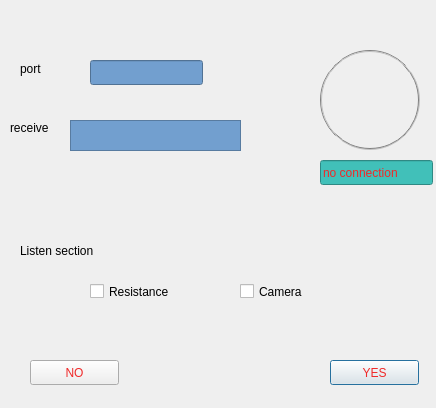
<?xml version="1.0" encoding="UTF-8"?>
<ui version="4.0">
 <class>config</class>
 <widget class="QDialog" name="config">
  <property name="geometry">
   <rect>
    <x>0</x>
    <y>0</y>
    <width>436</width>
    <height>408</height>
   </rect>
  </property>
  <property name="windowTitle">
   <string>Dialog</string>
  </property>
  <property name="styleSheet">
   <string notr="true">border-image: url(:/new/image/config2.jpg);</string>
  </property>
  <widget class="QCheckBox" name="resCB">
   <property name="geometry">
    <rect>
     <x>90</x>
     <y>280</y>
     <width>92</width>
     <height>23</height>
    </rect>
   </property>
   <property name="styleSheet">
    <string notr="true">border-image: transport;</string>
   </property>
   <property name="text">
    <string>Resistance</string>
   </property>
  </widget>
  <widget class="QCheckBox" name="camCB">
   <property name="geometry">
    <rect>
     <x>240</x>
     <y>280</y>
     <width>92</width>
     <height>23</height>
    </rect>
   </property>
   <property name="styleSheet">
    <string notr="true">border-image: transport;</string>
   </property>
   <property name="text">
    <string>Camera</string>
   </property>
  </widget>
  <widget class="QPushButton" name="pushButton">
   <property name="geometry">
    <rect>
     <x>330</x>
     <y>360</y>
     <width>89</width>
     <height>25</height>
    </rect>
   </property>
   <property name="styleSheet">
    <string notr="true">color: rgb(239, 41, 41);</string>
   </property>
   <property name="text">
    <string>YES</string>
   </property>
  </widget>
  <widget class="QPushButton" name="pushButton_2">
   <property name="geometry">
    <rect>
     <x>30</x>
     <y>360</y>
     <width>89</width>
     <height>25</height>
    </rect>
   </property>
   <property name="styleSheet">
    <string notr="true">color: rgb(239, 41, 41);</string>
   </property>
   <property name="text">
    <string>NO</string>
   </property>
  </widget>
  <widget class="QPushButton" name="connect">
   <property name="geometry">
    <rect>
     <x>320</x>
     <y>50</y>
     <width>100</width>
     <height>100</height>
    </rect>
   </property>
   <property name="minimumSize">
    <size>
     <width>100</width>
     <height>100</height>
    </size>
   </property>
   <property name="maximumSize">
    <size>
     <width>100</width>
     <height>100</height>
    </size>
   </property>
   <property name="styleSheet">
    <string notr="true">border-radius: 50px;  border: 2px groove gray;

border-image: url(:/new/image/connect.jpg);</string>
   </property>
   <property name="text">
    <string/>
   </property>
  </widget>
  <widget class="QLineEdit" name="lineEdit_Port">
   <property name="geometry">
    <rect>
     <x>90</x>
     <y>60</y>
     <width>113</width>
     <height>25</height>
    </rect>
   </property>
   <property name="styleSheet">
    <string notr="true">background-color: rgb(114, 159, 207);
border-image: transpoart;</string>
   </property>
  </widget>
  <widget class="QTextEdit" name="textEdit_Recv">
   <property name="geometry">
    <rect>
     <x>70</x>
     <y>120</y>
     <width>171</width>
     <height>31</height>
    </rect>
   </property>
   <property name="styleSheet">
    <string notr="true">background-color: rgb(114, 159, 207);
border-image: transpoart;</string>
   </property>
  </widget>
  <widget class="QLabel" name="label_3">
   <property name="geometry">
    <rect>
     <x>20</x>
     <y>60</y>
     <width>67</width>
     <height>17</height>
    </rect>
   </property>
   <property name="styleSheet">
    <string notr="true">border-image: transport;</string>
   </property>
   <property name="text">
    <string>port</string>
   </property>
  </widget>
  <widget class="QLabel" name="label_4">
   <property name="geometry">
    <rect>
     <x>10</x>
     <y>120</y>
     <width>51</width>
     <height>16</height>
    </rect>
   </property>
   <property name="styleSheet">
    <string notr="true">border-image: transport;</string>
   </property>
   <property name="text">
    <string>receive</string>
   </property>
  </widget>
  <widget class="QLabel" name="label">
   <property name="geometry">
    <rect>
     <x>20</x>
     <y>240</y>
     <width>101</width>
     <height>21</height>
    </rect>
   </property>
   <property name="styleSheet">
    <string notr="true">border-image: transport;</string>
   </property>
   <property name="text">
    <string>Listen section</string>
   </property>
  </widget>
  <widget class="QLineEdit" name="lineEdit_Success">
   <property name="geometry">
    <rect>
     <x>320</x>
     <y>160</y>
     <width>113</width>
     <height>25</height>
    </rect>
   </property>
   <property name="styleSheet">
    <string notr="true">color: rgb(239, 41, 41);
background-color: rgba(64, 191, 184, 253);
border-image: transpoart;</string>
   </property>
   <property name="text">
    <string>no connection</string>
   </property>
   <property name="cursorMoveStyle">
    <enum>Qt::LogicalMoveStyle</enum>
   </property>
  </widget>
 </widget>
 <resources/>
 <connections/>
</ui>
